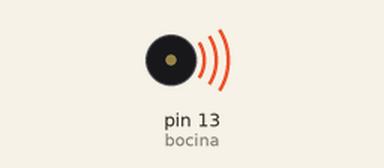
The sketch below on a simulated Arduino Uno, built with avr-gcc and run on an emulated ATmega328P. On the bench: buzzer (waves = sounding, pin HIGH).

Above: at 0.5 s.
Timing chart, 0 to 4.6 s (numbered marks = the images above):
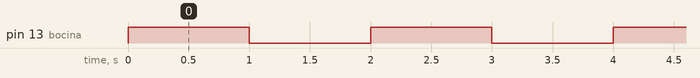

The sketch:

pruebaBocina.ino
```cpp
int bocina = 13;

void setup() {
  pinMode(bocina, OUTPUT);
}


void loop() {
  digitalWrite(bocina, HIGH);
  delay(1000);
  digitalWrite(bocina, LOW);
  delay(1000);
}
```

Measured:
- by itself, pin 13 (bocina): alternates HIGH for 1.0 s and LOW for 1.0 s
